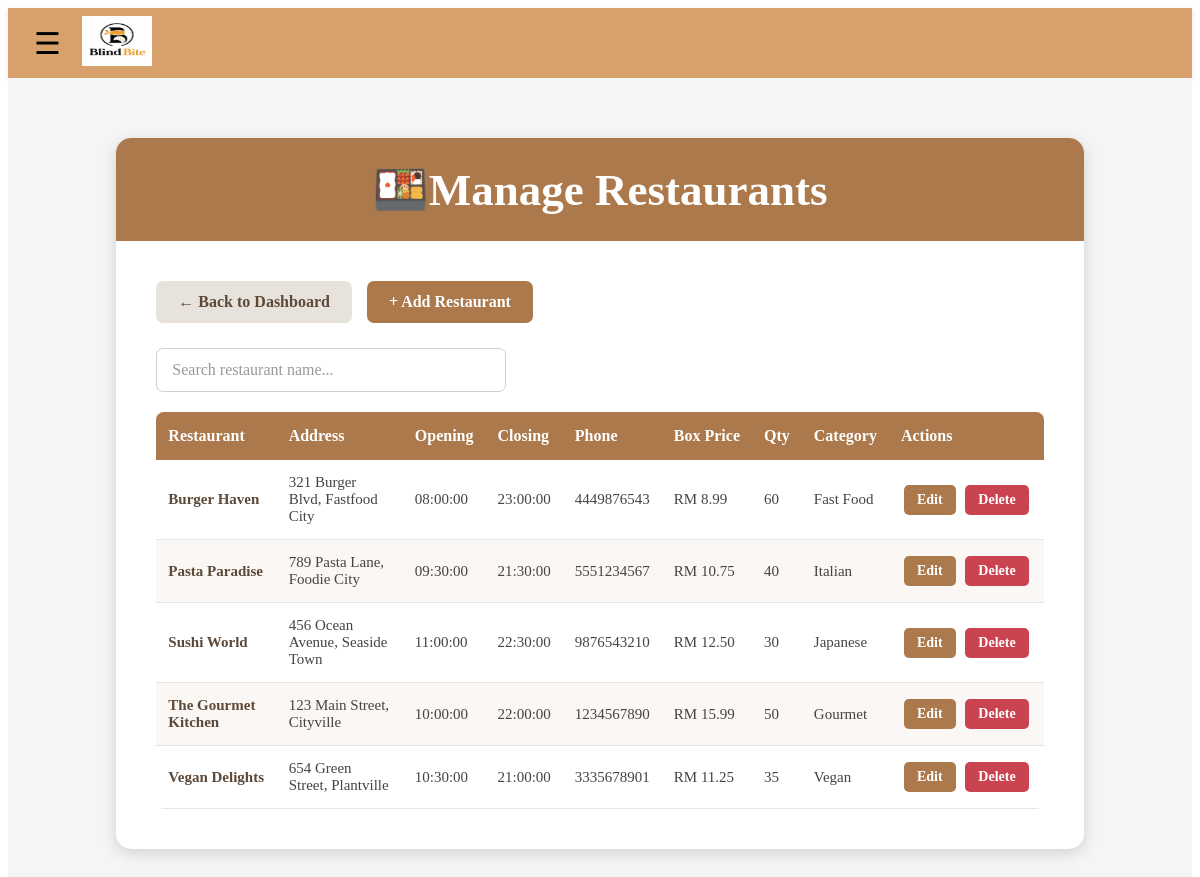
The app's page /admin/restaurants.php (signed in) with its own data.
### tables this page shows
CREATE TABLE restaurants (
    restaurant_name VARCHAR(100) PRIMARY KEY,
    restaurant_address VARCHAR(100) NOT NULL UNIQUE,
    restaurant_opening_hours TIME NOT NULL,
    restaurant_closing_hours TIME NOT NULL,
    restaurant_phone_number VARCHAR(20) NOT NULL UNIQUE,
    blind_box_price DECIMAL(10,2) NOT NULL,
    blind_box_description TEXT NOT NULL,
    blind_box_remaining_quantity INT NOT NULL,
    blind_box_food_category TEXT NOT NULL
);

### admin/restaurants.php (the view, shortened to what this page needs)
<?php
include '../config/db_connect.php';
$result = $conn->query(
    "SELECT * FROM restaurants ORDER BY restaurant_name"
);
?>
<?php include '../includes/header.php'; ?>
<?php include '../includes/adminNavigation.php'; ?>
<section class="admin-page">
    <div class="admin-card">
        <div class="admin-header">
            <h1>🍱Manage Restaurants</h1>
        </div>
        <div class="admin-body">
            <div class="restaurant-page-actions">
                <a href="dashboard.php" class="admin-action-btn back-btn">
                    ← Back to Dashboard
                </a>
                <a href="add_restaurant.php" class="admin-action-btn add-btn">
                    + Add Restaurant
                </a>
            </div>
            <div class="restaurant-search">
                <input
                    type="text"
                    id="restaurantSearch"
                    placeholder="Search restaurant name..."
                    autocomplete="off"
                >
            </div>
            <div class="restaurant-table-container">
                <table class="restaurant-table">
                    <thead>
                        <tr>
                            <th>Restaurant</th>
                            <th>Address</th>
                            <th>Opening</th>
                            <th>Closing</th>
                            <th>Phone</th>
                            <th>Box Price</th>
                            <th>Qty</th>
                            <th>Category</th>
                            <th>Actions</th>
                        </tr>
                    </thead>
                    <tbody>
                        <?php if ($result && $result->num_rows > 0) : ?>
                            <?php while ($row = $result->fetch_assoc()) : ?>
                                <tr
                                    class="restaurant-row"
                                    data-restaurant-name="<?php
                                        echo htmlspecialchars(
                                            strtolower(
                                                $row['restaurant_name']
                                            )
                                        );
                                    ?>"
                                >
                                    <td>
                                        <?php
                                        echo htmlspecialchars(
                                            $row['restaurant_name']
                                        );
                                        ?>
                                    </td>
                                    <td>
                                        <?php
                                        echo htmlspecialchars(
                                            $row['restaurant_address']
                                        );
                                        ?>
                                    </td>
                                    <td>
                                        <?php
                                        echo htmlspecialchars(
                                            $row['restaurant_opening_hours']
                                        );
                                        ?>
                                    </td>
                                    <td>
                                        <?php
                                        echo htmlspecialchars(
                                            $row['restaurant_closing_hours']
                                        );
                                        ?>
                                    </td>
                                    <td>
                                        <?php
                                        echo htmlspecialchars(
                                            $row['restaurant_phone_number']
                                        );
                                        ?>
                                    </td>
                                    <td>
                                        RM
                                        <?php
                                        echo number_format(
                                            $row['blind_box_price'],
                                            2
                                        );
                                        ?>
                                    </td>
                                    <td>
                                        <?php
                                        echo (int)
                                            $row['blind_box_remaining_quantity'];
                                        ?>
                                    </td>
                                    <td>
                                        <?php
                                        echo htmlspecialchars(
                                            $row['blind_box_food_category']
                                        );
                                        ?>
                                    </td>
                                    <td class="table-actions">
                                        <a
                                            href="edit_restaurant.php?restaurant=<?php
                                                echo urlencode(
                                                    $row['restaurant_name']
                                                );
                                            ?>"
                                            class="edit-btn"
                                        >
                                            Edit
                                        </a>
                                        <form
                                            method="POST"
                                            action="delete_restaurant.php"
                                            class="delete-form"
                                            onsubmit="return confirm(
                                                'Are you sure you want to delete this restaurant?'
                                            );"
                                        >
                                            <button
                                                type="submit"
                                                class="delete-btn"
                                            >
                                                Delete
                                            </button>
                                        </form>
                                    </td>
                                </tr>
                            <?php endwhile; ?>
                        <?php endif; ?>
                    </tbody>
                </table>
            </div>
        </div>
    </div>
</section>
</body>
</html>

### includes/header.php (shortened to what this page needs)
<!DOCTYPE html>
<html lang="en">
<head>
    <link rel="stylesheet" href="<?php echo BASE_URL; ?>/css/admin.css">
    <link rel="stylesheet" href="<?php echo BASE_URL; ?>/css/style.css">
</head>
<body>

### includes/adminNavigation.php (shortened to what this page needs)
<header class="top-header">
<button type="button" class="menu-btn" id="adminMenuButton">☰</button>
<a href="../index.php" class="logo">
    <img src="../images/BBlogo.png" width="70" height="200">
</a>
</header>

### css/admin.css (style rules this page uses)
.admin-page { min-height: 70vh; padding: 60px 7%; background: #f5f5f5; box-sizing: border-box; }
.admin-card { width: 95%; max-width: 1300px; margin: 0 auto; background: #ffffff; border-radius: 15px; overflow: hidden; box-shadow: 0 4px 15px rgba(0, 0, 0, 0.15); }
.admin-header { background: #ab794b; padding: 25px; text-align: center; font-size: 45px; }
.admin-header h1 { margin: 0; color: white; font-size: 45px; }
.admin-body { padding: 40px; }
.restaurant-page-actions { display: flex; gap: 15px; margin-bottom: 25px; }
.admin-action-btn { display: inline-block; padding: 12px 22px; border-radius: 7px; text-decoration: none; font-size: 16px; font-weight: bold; transition: 0.2s; }
.add-btn { background-color: #ab794b; color: white; }
.back-btn { background-color: #e8e2dc; color: #5d4938; }
.restaurant-table-container { width: 100%; overflow-x: auto; border-radius: 8px; }
.restaurant-table { width: 100%; border-collapse: collapse; background-color: white; font-size: 15px; }
.restaurant-table thead { background-color: #ab794b; color: white; }
.restaurant-table th { padding: 15px 12px; text-align: left; font-size: 16px; font-weight: bold; white-space: nowrap; }
.restaurant-table td { padding: 14px 12px; border-bottom: 1px solid #e5e5e5; color: #444; vertical-align: middle; }
.restaurant-table tbody tr:nth-child(even) { background-color: #faf7f4; }
.restaurant-table td:first-child { font-weight: bold; color: #5d4938; }
.table-actions { text-align: center !important; vertical-align: middle !important; white-space: nowrap; }
.delete-form { display: inline-block !important; margin: 0 !important; padding: 0 !important; width: auto !important; vertical-align: middle; }
.edit-btn, .delete-btn { display: inline-block !important; padding: 7px 13px; margin: 0 3px; border-radius: 5px; font-size: 14px; font-weight: bold; font-family: inherit; text-decoration: none; border: none; cursor: pointer; white-space: nowrap; box-sizing: border-box; vertical-align: middle; }
.edit-btn { background-color: #ab794b; color: white; }
.delete-btn { background-color: #ca4350; color: white; }
.restaurant-search { width: 100%; margin-bottom: 20px; }
.restaurant-search input { width: 350px; padding: 12px 15px; box-sizing: border-box; border: 1px solid #d5cec8; border-radius: 7px; background-color: white; color: #5d4938; font-size: 16px; font-family: inherit; outline: none; transition: border-color 0.2s ease, box-shadow 0.2s ease; }
.restaurant-search input::placeholder { color: #999; }

### css/style.css (style rules this page uses)
.top-header { display:flex; align-items:center; height:70px; padding:0 20px; background:#d8a06b; box-shadow:0 2px 5px rgba(0,0,0,0.1); }
.menu-btn { font-size:30px; border:none; background:none; cursor:pointer; }
.logo img { height:50px; margin-left:15px; background: transparent; }

### records on screen
restaurants: restaurant_name "Burger Haven", restaurant_address "321 Burger Blvd, Fastfood City", restaurant_opening_hours "08:00:00", restaurant_closing_hours "23:00:00", restaurant_phone_number "4449876543", blind_box_price "8.99", blind_box_remaining_quantity "60", blind_box_food_category "Fast Food"
restaurants: restaurant_name "Pasta Paradise", restaurant_address "789 Pasta Lane, Foodie City", restaurant_opening_hours "09:30:00", restaurant_closing_hours "21:30:00", restaurant_phone_number "5551234567", blind_box_price "10.75", blind_box_remaining_quantity "40", blind_box_food_category "Italian"
restaurants: restaurant_name "Sushi World", restaurant_address "456 Ocean Avenue, Seaside Town", restaurant_opening_hours "11:00:00", restaurant_closing_hours "22:30:00", restaurant_phone_number "9876543210", blind_box_price "12.50", blind_box_remaining_quantity "30", blind_box_food_category "Japanese"
restaurants: restaurant_name "The Gourmet Kitchen", restaurant_address "123 Main Street, Cityville", restaurant_opening_hours "10:00:00", restaurant_closing_hours "22:00:00", restaurant_phone_number "1234567890", blind_box_price "15.99", blind_box_remaining_quantity "50", blind_box_food_category "Gourmet"
restaurants: restaurant_name "Vegan Delights", restaurant_address "654 Green Street, Plantville", restaurant_opening_hours "10:30:00", restaurant_closing_hours "21:00:00", restaurant_phone_number "3335678901", blind_box_price "11.25", blind_box_remaining_quantity "35", blind_box_food_category "Vegan"
